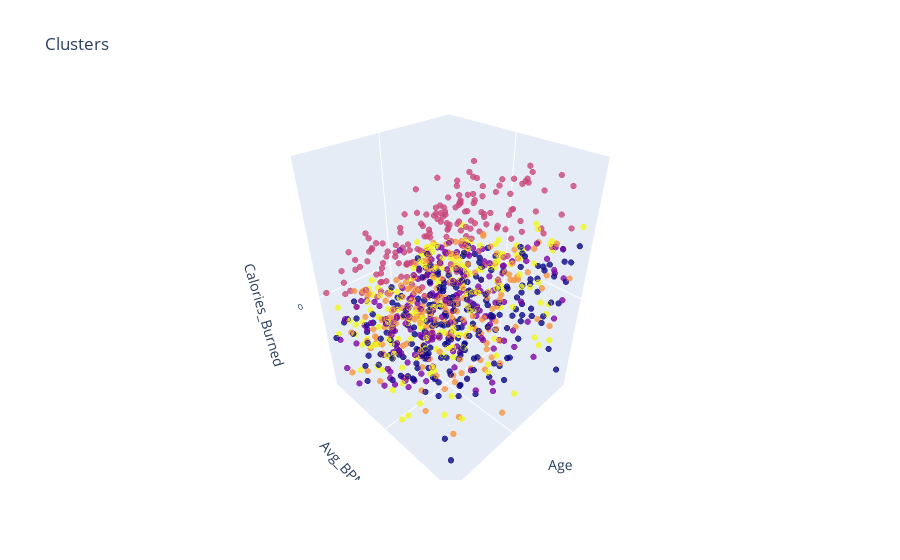

Notebook cell for this chart:
### Markdown cell above
# Визуализация кластеры, используя только 3 признака

### Code cell
import plotly.graph_objs as go
import plotly.offline as py

py.init_notebook_mode(connected=True)

# Убедимся, что cluster числовой
df['cluster'] = df['cluster'].astype('category').cat.codes

trace1 = go.Scatter3d(
    x=df['Age'],
    y=df['Avg_BPM'],
    z=df['Calories_Burned'],
    mode='markers',
    marker=dict(
        color=df['cluster'], 
        size=2,
        line=dict(
            color=df['cluster'],
            width=6
        ),
        opacity=0.8
    )
)

data = [trace1]
layout = go.Layout(
    title='Clusters',
    scene=dict(
        xaxis=dict(
            title='Age',
            dtick=50,          
            tickfont=dict(
                size=1      
            )
        ),
        yaxis=dict(
            title='Avg_BPM',
            dtick=50,           
            tickfont=dict(
                size=1     
            )
        ),
        zaxis=dict(
            title='Calories_Burned',
            dtick=50,           
            tickfont=dict(
                size=10     
            )
        )
    )
)

fig = go.Figure(data=data, layout=layout)
py.iplot(fig)

### Figure 1 — Plotly figure (JSON) as saved in the notebook; plotly's stock layout.template omitted (floating-point values rounded to 4 significant figures; data arrays with more than 128 entries replaced by an {"elided": "..."} marker saying what was removed)
{"data": [{"marker": {"color": {"elided": "931 int values"}, "line": {"color": {"elided": "931 int values"}, "width": 6}, "opacity": 0.8, "size": 2}, "mode": "markers", "type": "scatter3d", "x": {"elided": "931 float values"}, "y": {"elided": "931 float values"}, "z": {"elided": "931 float values"}}], "layout": {"autosize": true, "scene": {"aspectmode": "auto", "aspectratio": {"x": 0.8784, "y": 0.8898, "z": 1.279}, "xaxis": {"dtick": 50, "tickfont": {"size": 1}, "title": {"text": "Age"}, "type": "linear"}, "yaxis": {"dtick": 50, "tickfont": {"size": 1}, "title": {"text": "Avg_BPM"}, "type": "linear"}, "zaxis": {"dtick": 50, "tickfont": {"size": 10}, "title": {"text": "Calories_Burned"}, "type": "linear"}}, "title": {"text": "Clusters"}}}
